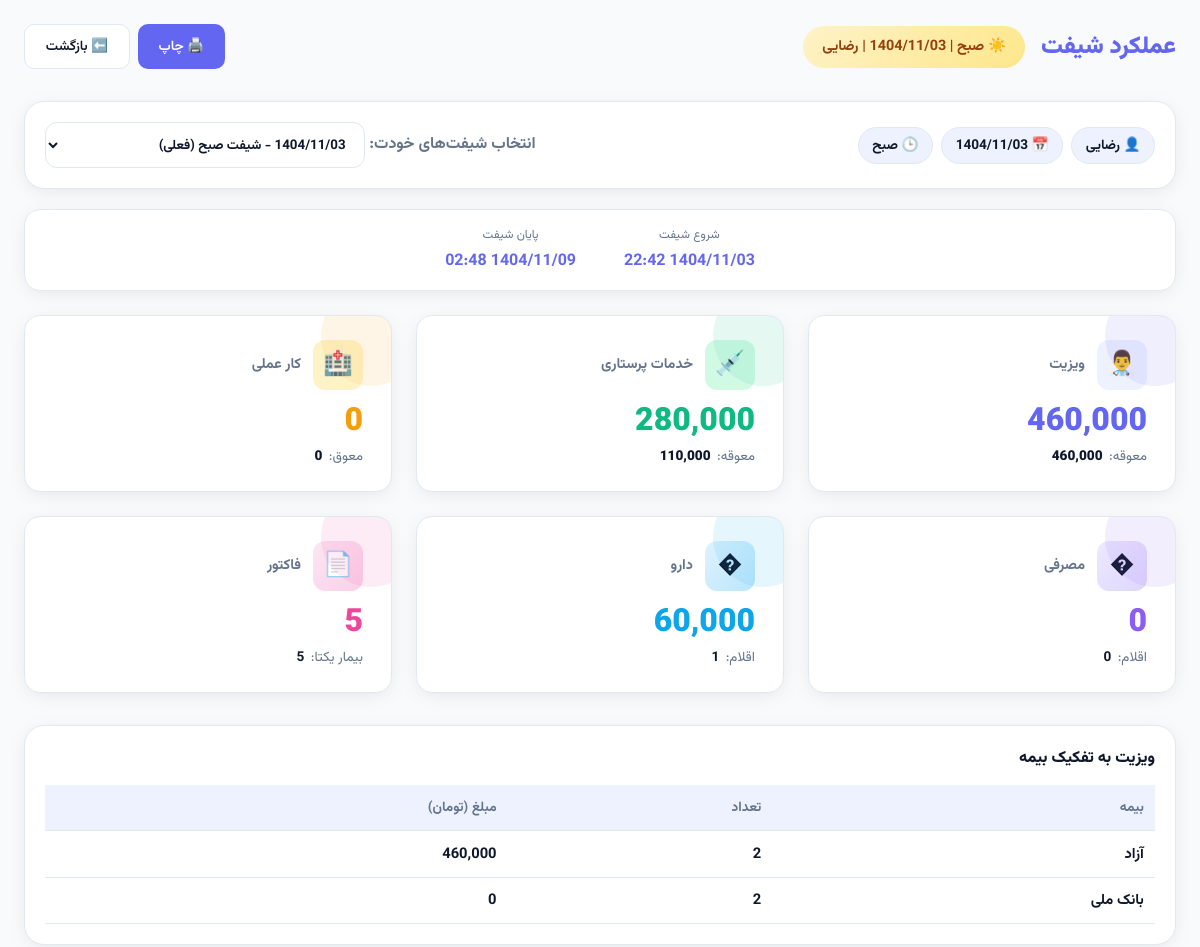
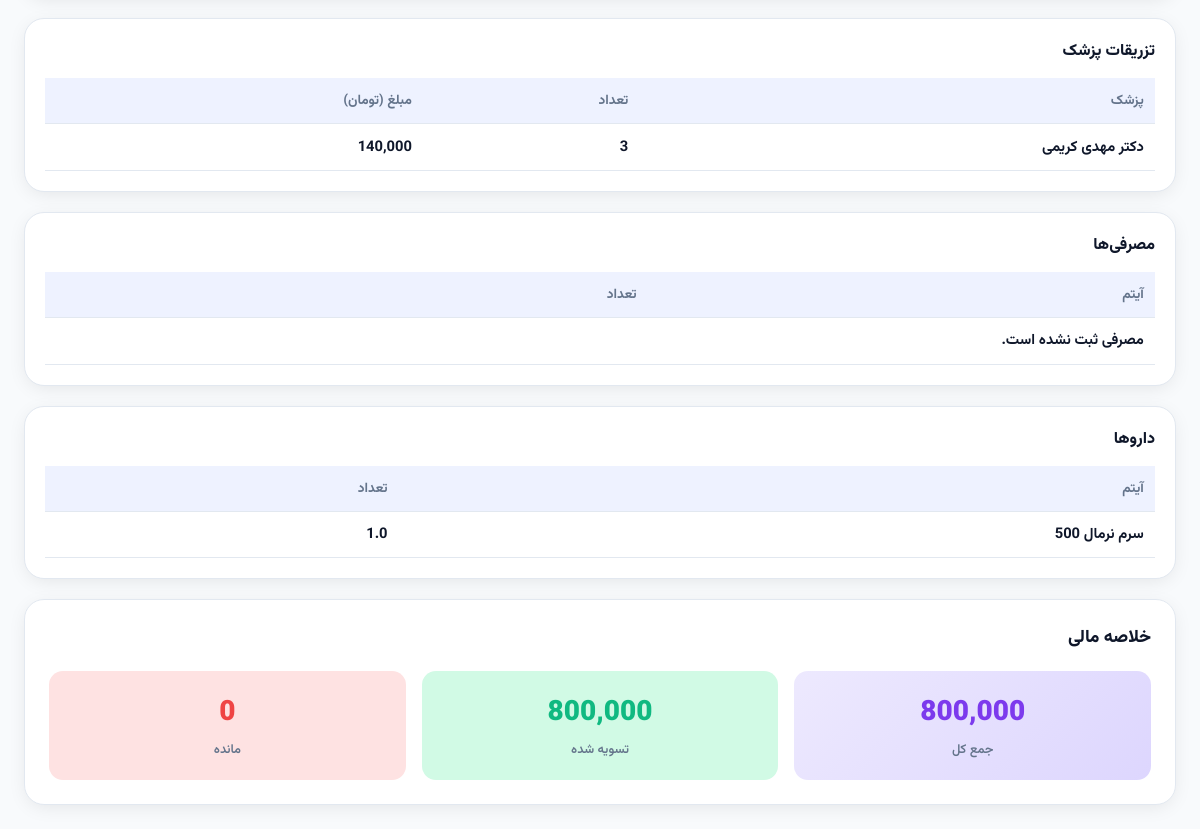
The app's page /reception/shift_performance (signed in) with its own data (2 pictures, top to bottom).
### tables this page shows
CREATE TABLE users (
    id INTEGER PRIMARY KEY AUTOINCREMENT,
    username TEXT UNIQUE NOT NULL,
    password_hash BLOB NOT NULL,
    role TEXT NOT NULL DEFAULT 'reception', -- 'admin', 'manager', 'reception'
    full_name TEXT,
    is_active INTEGER NOT NULL DEFAULT 1,
    failed_attempts INTEGER DEFAULT 0,
    locked_until TEXT,
    last_login TIMESTAMP,
    created_at TIMESTAMP DEFAULT (datetime('now', '+3 hours', '+30 minutes'))
);

CREATE TABLE visit_tariffs (
    id INTEGER PRIMARY KEY AUTOINCREMENT,
    insurance_type TEXT UNIQUE NOT NULL,
    tariff_price REAL NOT NULL DEFAULT 0,
    nursing_tariff REAL NOT NULL DEFAULT 0, -- تعرفه خدمات پرستاری برای این بیمه (0 = رایگان)
    nursing_covers INTEGER DEFAULT 0, -- explicit flag: whether nursing services are covered (1=true,0=false)
    is_active INTEGER DEFAULT 1,
    is_supplementary INTEGER DEFAULT 0,
    is_base_tariff INTEGER DEFAULT 0, -- آیا این تعرفه پایه/آزاد است؟
    created_at TIMESTAMP DEFAULT (datetime('now', '+3 hours', '+30 minutes')),
    updated_at TIMESTAMP DEFAULT (datetime('now', '+3 hours', '+30 minutes'))
);

CREATE TABLE consumables_ledger (
    id INTEGER PRIMARY KEY AUTOINCREMENT,
    patient_id INTEGER,
    item_name TEXT NOT NULL,
    category TEXT, -- 'drug' or 'supply'
    quantity REAL DEFAULT 1,
    unit_price REAL DEFAULT 0,
    total_cost REAL DEFAULT 0,
    patient_provided INTEGER DEFAULT 0, -- if patient brought item, total_cost may be zero
    is_exception INTEGER DEFAULT 0, -- special flag if item is an 'undefined/exception' patient-brought drug
    usage_date TIMESTAMP DEFAULT (datetime('now', '+3 hours', '+30 minutes')),
    shift TEXT,
    work_date TEXT, -- YYYY-MM-DD (manual work date)
    reception_user TEXT,
    notes TEXT,
    invoice_id INTEGER,
    doctor_id INTEGER,
    nurse_id INTEGER,
    FOREIGN KEY (patient_id) REFERENCES patients (id),
    FOREIGN KEY (invoice_id) REFERENCES invoices (id),
    FOREIGN KEY (doctor_id) REFERENCES medical_staff (id),
    FOREIGN KEY (nurse_id) REFERENCES medical_staff (id)
);

### src/api/reception.py (the view)
@bp.route('/shift_performance', methods=['GET'])
@login_required
def shift_performance():
    from src.adapters.sqlite.core import get_db
    from src.common.utils import get_current_shift_window, format_jalali_datetime
    db = get_db()
    username = g.user['username']
    current_work_date = g.user_shift_status.get('work_date')
    current_shift = g.user_shift_status.get('active_shift')
    selected_work_date = request.args.get('work_date', current_work_date)
    selected_shift = request.args.get('shift', current_shift)
    shift_names = {'morning': 'صبح', 'evening': 'عصر', 'night': 'شب'}
    shifts_list = _get_user_shifts_list(db, username, current_work_date, current_shift)
    allowed = {(s['work_date'], s['shift']) for s in shifts_list}
    if selected_work_date and selected_shift and (selected_work_date, selected_shift) not in allowed:
        selected_work_date = current_work_date
        selected_shift = current_shift
    report = _generate_shift_report(db, selected_work_date, selected_shift, username)
    start_time = '—'
    end_time = '—'
    is_current = (selected_work_date == current_work_date and selected_shift == current_shift)
    if is_current:
        _, start_dt, end_dt = get_current_shift_window()
        start_time = format_jalali_datetime(start_dt)
        end_time = format_jalali_datetime(end_dt)
    return render_template('reception/shift_performance.html',
        shifts_list=shifts_list,
        selected_work_date=selected_work_date,
        selected_shift=selected_shift,
        shift=selected_shift,
        shift_fa=shift_names.get(selected_shift, selected_shift),
        jalali_date=report.get('jalali_date', '—'),
        start_time=start_time,
        end_time=end_time,
        username=username,
        report=report,
    )

### src/templates/reception/shift_performance.html (shortened to what this page needs)
<!doctype html>
<html lang="fa" dir="rtl">
<head>
    <link href="{{ url_for('static', filename='css/vazirmatn.css') }}" rel="stylesheet" />
</head>
<body>
    <div class="container">
        <div class="page-header">
            <div class="header-right">
                <h1 class="page-title">عملکرد شیفت</h1>
                <div class="shift-badge shift-{{ shift }}">
                    {% if shift == 'morning' %}☀️{% elif shift == 'evening' %}🌅{% else %}🌙{% endif %}
                    {{ shift_fa }} | {{ jalali_date }} | {{ username }}
                </div>
            </div>
            <div style="display:flex; gap:0.5rem;">
                <button class="btn btn-print" onclick="window.print()">🖨️ چاپ</button>
                <a href="{{ url_for('reception.index') }}" class="btn btn-back">⬅️ بازگشت</a>
            </div>
        </div>
        <div class="section-card no-print">
            <div class="meta-row">
                <div class="meta-badges">
                    <div class="pill">👤 {{ username }}</div>
                    <div class="pill">📅 {{ jalali_date }}</div>
                    <div class="pill">🕒 {{ shift_fa }}</div>
                </div>
                <div>
                    <label class="muted" for="shiftSelect">انتخاب شیفت‌های خودت:</label>
                    <select id="shiftSelect" class="select">
                        {% for s in shifts_list %}
                            {% set is_sel = (s.work_date == selected_work_date and s.shift == selected_shift) %}
                            <option value="{{ s.work_date }}|{{ s.shift }}" {% if is_sel %}selected{% endif %}>
                                {{ s.jalali_date }} - شیفت {{ s.shift_fa }}{% if s.is_current %} (فعلی){% endif %}
                            </option>
                        {% endfor %}
                    </select>
                </div>
            </div>
        </div>
        <div class="time-card no-print">
            <div class="time-item">
                <div class="time-label">شروع شیفت</div>
                <div class="time-value">{{ start_time }}</div>
            </div>
            <div class="time-item">
                <div class="time-label">پایان شیفت</div>
                <div class="time-value">{{ end_time }}</div>
            </div>
        </div>
        <div class="stats-grid">
            <div class="stat-card visits">
                <div class="stat-header">
                    <div class="stat-icon">👨‍⚕️</div>
                    <div class="stat-title">ویزیت</div>
                </div>
                <div class="stat-value">{{ "{:,}".format((report.get('visits_total',0))|int) }}</div>
                <div class="stat-sub">معوقه: <strong class="danger">{{ "{:,}".format((report.get('visits_pending_total',0))|int) }}</strong></div>
            </div>
            <div class="stat-card injections">
                <div class="stat-header">
                    <div class="stat-icon">💉</div>
                    <div class="stat-title">خدمات پرستاری</div>
                </div>
                <div class="stat-value">{{ "{:,}".format((report.get('nursing_total',0))|int) }}</div>
                <div class="stat-sub">معوقه: <strong class="danger">{{ "{:,}".format((report.get('nursing_pending_total',0))|int) }}</strong></div>
            </div>
            <div class="stat-card procedures">
                <div class="stat-header">
                    <div class="stat-icon">🏥</div>
                    <div class="stat-title">کار عملی</div>
                </div>
                <div class="stat-value">{{ "{:,}".format((report.get('procedures_total',0))|int) }}</div>
                <div class="stat-sub">معوق: <strong class="danger">{{ "{:,}".format((report.get('procedures_pending_total',0))|int) }}</strong></div>
            </div>
            <div class="stat-card consumables">
                <div class="stat-header">
                    <div class="stat-icon">�</div>
                    <div class="stat-title">مصرفی</div>
                </div>
                <div class="stat-value">{{ "{:,}".format((report.get('consumables_total',0))|int) }}</div>
                <div class="stat-sub">اقلام: <strong>{{ (report.get('consumables_items',[])|length) }}</strong></div>
            </div>
            <div class="stat-card patients">
                <div class="stat-header">
                    <div class="stat-icon">�</div>
                    <div class="stat-title">دارو</div>
                </div>
                <div class="stat-value">{{ "{:,}".format((report.get('drugs_total',0))|int) }}</div>
                <div class="stat-sub">اقلام: <strong>{{ (report.get('drugs_items',[])|length) }}</strong></div>
            </div>
            <div class="stat-card revenue">
                <div class="stat-header">
                    <div class="stat-icon">📄</div>
                    <div class="stat-title">فاکتور</div>
                </div>
                <div class="stat-value">{{ report.get('invoice_count',0) }}</div>
                <div class="stat-sub">بیمار یکتا: <strong>{{ report.get('patient_count',0) }}</strong></div>
            </div>
        </div>
        <div class="section-card">
            <div class="section-title">ویزیت به تفکیک بیمه</div>
            <div class="table-wrap">
                <table class="data">
                    <thead>
                        <tr>
                            <th>بیمه</th>
                            <th>تعداد</th>
                            <th>مبلغ (تومان)</th>
                        </tr>
                    </thead>
                    <tbody>
                        {% set rows = report.get('visits_by_insurance', []) %}
                        {% if rows and rows|length > 0 %}
                            {% for r in rows %}
                                <tr>
                                    <td>{{ r.insurance_type or 'نامشخص' }}</td>
                                    <td>{{ r.count }}</td>
                                    <td class="money">{{ "{:,}".format((r.total|int)) }}</td>
                                </tr>
                            {% endfor %}
                        {% else %}
                            <tr><td colspan="3" class="muted">اطلاعاتی برای این شیفت ثبت نشده است.</td></tr>
                        {% endif %}
                    </tbody>
                </table>
            </div>
        </div>
        <div class="section-card">
            <div class="section-title">تزریقات پزشک</div>
            <div class="table-wrap">
                <table class="data">
                    <thead>
                        <tr>
                            <th>پزشک</th>
                            <th>تعداد</th>
                            <th>مبلغ (تومان)</th>
                        </tr>
                    </thead>
                    <tbody>
                        {% set rows = report.get('injections_by_doctor', []) %}
                        {% if rows and rows|length > 0 %}
                            {% for r in rows %}
                                <tr>
                                    <td>{{ r.doctor_name }}</td>
                                    <td>{{ r.count }}</td>
                                    <td class="money">{{ "{:,}".format((r.total|int)) }}</td>
                                </tr>
                            {% endfor %}
                        {% else %}
                            <tr><td colspan="3" class="muted">تزریقی برای این شیفت ثبت نشده است.</td></tr>
                        {% endif %}
                    </tbody>
                </table>
            </div>
        </div>
        <div class="section-card">
            <div class="section-title">مصرفی‌ها</div>
            <div class="table-wrap">
                <table class="data">
                    <thead>
                        <tr>
                            <th>آیتم</th>
                            <th>تعداد</th>
                        </tr>
                    </thead>
                    <tbody>
                        {% set rows = report.get('consumables_items', []) %}
                        {% if rows and rows|length > 0 %}
                            {% for r in rows %}
                                <tr>
                                    <td>{{ r.item_name }}</td>
                                    <td>{{ r.total_qty }}</td>
                                </tr>
                            {% endfor %}
                        {% else %}
                            <tr><td colspan="2" class="muted">مصرفی ثبت نشده است.</td></tr>
                        {% endif %}
                    </tbody>
                </table>
            </div>
        </div>
        <div class="section-card">
            <div class="section-title">داروها</div>
            <div class="table-wrap">
                <table class="data">
                    <thead>
                        <tr>
                            <th>آیتم</th>
                            <th>تعداد</th>
                        </tr>
                    </thead>
                    <tbody>
                        {% set rows = report.get('drugs_items', []) %}
                        {% if rows and rows|length > 0 %}
                            {% for r in rows %}
                                <tr>
                                    <td>{{ r.item_name }}</td>
                                    <td>{{ r.total_qty }}</td>
                                </tr>
                            {% endfor %}
                        {% else %}
                            <tr><td colspan="2" class="muted">دارویی ثبت نشده است.</td></tr>
                        {% endif %}
                    </tbody>
                </table>
            </div>
        </div>
        <div class="fin-card">
            <div class="fin-title">خلاصه مالی</div>
            <div class="fin-grid">
                <div class="fin-box total">
                    <div class="fin-box-value">{{ "{:,}".format((report.get('total_revenue',0))|int) }}</div>
                    <div class="fin-box-label">جمع کل</div>
                </div>
                <div class="fin-box paid">
                    <div class="fin-box-value">{{ "{:,}".format((report.get('total_settled',0))|int) }}</div>
                    <div class="fin-box-label">تسویه شده</div>
                </div>
                <div class="fin-box pending">
                    <div class="fin-box-value">{{ "{:,}".format((report.get('total_pending',0))|int) }}</div>
                    <div class="fin-box-label">مانده</div>
                </div>
            </div>
        </div>
    </div>
</body>
</html>

### records on screen
users: username "رضایی"
visit_tariffs: insurance_type "بانک ملی", count "2", total "0"
consumables_ledger: item_name "سرم نرمال 500", total_qty "1.0"

### other values on screen
{{ shift_fa }} "صبح"
{{ jalali_date }} "1404/11/03"
{{ start_time }} "1404/11/03 22:42"
{{ end_time }} "1404/11/09 02:48"
{{ "{:,}".format((report.get('visits_total',0))|int) }} "460,000"
{{ "{:,}".format((report.get('visits_pending_total',0))|int) }} "460,000"
{{ "{:,}".format((report.get('nursing_total',0))|int) }} "280,000"
{{ "{:,}".format((report.get('nursing_pending_total',0))|int) }} "110,000"
{{ "{:,}".format((report.get('procedures_total',0))|int) }} "0"
{{ "{:,}".format((report.get('procedures_pending_total',0))|int) }} "0"
{{ "{:,}".format((report.get('consumables_total',0))|int) }} "0"
{{ (report.get('consumables_items',[])|length) }} "0"
{{ "{:,}".format((report.get('drugs_total',0))|int) }} "60,000"
{{ (report.get('drugs_items',[])|length) }} "1"
{{ report.get('invoice_count',0) }} "5"
